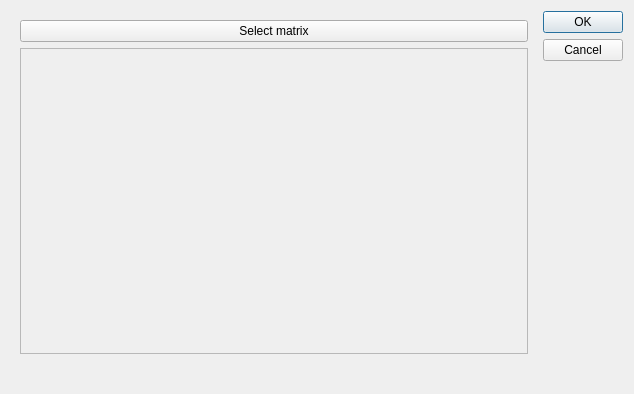
<?xml version="1.0" encoding="UTF-8"?>
<ui version="4.0">
 <class>MatrixChooserDialog</class>
 <widget class="QDialog" name="MatrixChooserDialog">
  <property name="geometry">
   <rect>
    <x>0</x>
    <y>0</y>
    <width>634</width>
    <height>394</height>
   </rect>
  </property>
  <property name="windowTitle">
   <string>Dialog</string>
  </property>
  <layout class="QHBoxLayout" name="horizontalLayout">
   <item>
    <widget class="QWidget" name="widget" native="true">
     <layout class="QVBoxLayout" name="verticalLayout">
      <item>
       <widget class="QPushButton" name="select_matrix">
        <property name="text">
         <string>Select matrix</string>
        </property>
       </widget>
      </item>
      <item>
       <widget class="QScrollArea" name="scrollArea">
        <property name="widgetResizable">
         <bool>true</bool>
        </property>
        <widget class="QWidget" name="web_wrapper">
         <property name="geometry">
          <rect>
           <x>0</x>
           <y>0</y>
           <width>515</width>
           <height>308</height>
          </rect>
         </property>
        </widget>
       </widget>
      </item>
      <item>
       <widget class="QLabel" name="operation_used">
        <property name="text">
         <string/>
        </property>
       </widget>
      </item>
     </layout>
    </widget>
   </item>
   <item>
    <widget class="QDialogButtonBox" name="buttonBox">
     <property name="orientation">
      <enum>Qt::Vertical</enum>
     </property>
     <property name="standardButtons">
      <set>QDialogButtonBox::Cancel|QDialogButtonBox::Ok</set>
     </property>
    </widget>
   </item>
  </layout>
 </widget>
 <resources/>
 <connections>
  <connection>
   <sender>buttonBox</sender>
   <signal>accepted()</signal>
   <receiver>MatrixChooserDialog</receiver>
   <slot>accept()</slot>
   <hints>
    <hint type="sourcelabel">
     <x>248</x>
     <y>254</y>
    </hint>
    <hint type="destinationlabel">
     <x>157</x>
     <y>274</y>
    </hint>
   </hints>
  </connection>
  <connection>
   <sender>buttonBox</sender>
   <signal>rejected()</signal>
   <receiver>MatrixChooserDialog</receiver>
   <slot>reject()</slot>
   <hints>
    <hint type="sourcelabel">
     <x>316</x>
     <y>260</y>
    </hint>
    <hint type="destinationlabel">
     <x>286</x>
     <y>274</y>
    </hint>
   </hints>
  </connection>
 </connections>
</ui>
